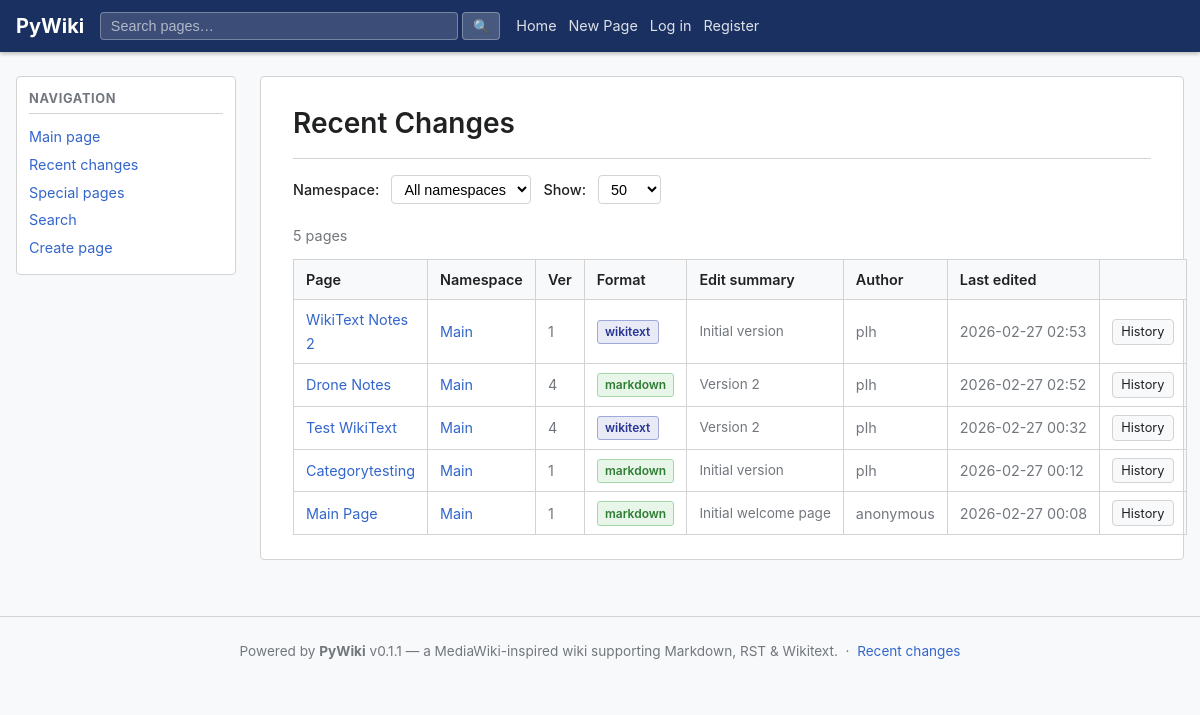
Page /recent on the committed database.
### app/models/models.py (models this page shows, shortened)
class PageVersion(Base):
    __tablename__ = "page_versions"
    __table_args__ = (
        UniqueConstraint("page_id", "version", name="uq_page_versions_page_ver"),
        Index("ix_page_versions_page_latest", "page_id", "version"),
    )
    id:         Mapped[str]        = _uuid_col(primary_key=True)
    page_id:    Mapped[str]        = mapped_column(String(36), ForeignKey("pages.id", ondelete="CASCADE"), nullable=False, index=True)
    version:    Mapped[int]        = mapped_column(Integer, nullable=False)
    content:    Mapped[str]        = mapped_column(Text, nullable=False, default="")
    format:     Mapped[str]        = mapped_column(String(16), nullable=False, default="markdown")
    rendered:   Mapped[str | None] = mapped_column(Text, nullable=True)
    author_id:  Mapped[str | None] = mapped_column(String(36), ForeignKey("users.id"), nullable=True)
    comment:    Mapped[str]        = mapped_column(String(512), default="", nullable=False)
    created_at: Mapped[datetime]   = mapped_column(DateTime(timezone=True), default=_utcnow)
    page:   Mapped["Page"]       = relationship(back_populates="versions")
    author: Mapped["User | None"] = relationship(back_populates="page_versions")

class Page(Base):
    __tablename__ = "pages"
    __table_args__ = (
        UniqueConstraint("namespace_id", "slug", name="uq_pages_ns_slug"),
    )
    id:           Mapped[str]        = _uuid_col(primary_key=True)
    namespace_id: Mapped[str]        = mapped_column(String(36), ForeignKey("namespaces.id", ondelete="CASCADE"), nullable=False, index=True)
    title:        Mapped[str]        = mapped_column(String(512), nullable=False, index=True)
    slug:         Mapped[str]        = mapped_column(String(512), nullable=False, index=True)
    created_by:   Mapped[str | None] = mapped_column(String(36), ForeignKey("users.id"), nullable=True)
    created_at:   Mapped[datetime]   = mapped_column(DateTime(timezone=True), default=_utcnow)
    namespace:   Mapped["Namespace"]           = relationship(back_populates="pages")
    creator:     Mapped["User | None"]         = relationship(foreign_keys=[created_by])
    versions:    Mapped[list["PageVersion"]]   = relationship(
        back_populates="page",
        cascade="all, delete-orphan",
        order_by="PageVersion.version",
    )
    attachments: Mapped[list["Attachment"]]   = relationship(back_populates="page", cascade="all, delete-orphan")

class Namespace(Base):
    __tablename__ = "namespaces"
    id:             Mapped[str]        = _uuid_col(primary_key=True)
    name:           Mapped[str]        = mapped_column(String(128), unique=True, nullable=False, index=True)
    description:    Mapped[str]        = mapped_column(Text, default="", nullable=False)
    default_format: Mapped[str]        = mapped_column(String(16), default="markdown", nullable=False)
    created_at:     Mapped[datetime]   = mapped_column(DateTime(timezone=True), default=_utcnow)
    pages: Mapped[list["Page"]] = relationship(back_populates="namespace", cascade="all, delete-orphan")

class User(Base):
    __tablename__ = "users"
    id:           Mapped[str]  = _uuid_col(primary_key=True)
    username:     Mapped[str]  = mapped_column(String(64),  unique=True, nullable=False, index=True)
    email:        Mapped[str]  = mapped_column(String(255), unique=True, nullable=False, index=True)
    display_name: Mapped[str]  = mapped_column(String(128), nullable=False, default="")
    password_hash:Mapped[str]  = mapped_column(String(255), nullable=False)
    is_active:    Mapped[bool] = mapped_column(Boolean, default=True, nullable=False)
    is_admin:     Mapped[bool] = mapped_column(Boolean, default=False, nullable=False)
    created_at:   Mapped[datetime] = mapped_column(DateTime(timezone=True), default=_utcnow)
    updated_at:   Mapped[datetime] = mapped_column(DateTime(timezone=True), default=_utcnow, onupdate=_utcnow)
    page_versions: Mapped[list["PageVersion"]] = relationship(back_populates="author")
    attachments:   Mapped[list["Attachment"]]  = relationship(back_populates="uploaded_by_user")

### app/ui/views.py (the view)
@router.get("/recent", response_class=HTMLResponse)
async def recent_changes(
    request: Request,
    namespace: Optional[str] = None,
    limit: int = 50,
    db: AsyncSession = Depends(get_db),
):
    user, new_token = await _current_user(request, db)
    changes = await page_svc.get_recent_changes(db, limit=min(limit, 200), namespace_name=namespace)
    namespaces = await ns_svc.list_namespaces(db)
    resp = templates.TemplateResponse(
        request,
        "recent_changes.html",
        _ctx(user,
             changes=changes,
             namespaces=namespaces,
             selected_namespace=namespace,
             limit=limit),
    )
    _apply_new_token(resp, new_token, get_settings().access_token_expire_minutes)
    return resp

### app/templates/recent_changes.html (shortened to what this page needs)
{% extends "base.html" %}
{% block content %}
<div class="page-header">
  <h1>Recent Changes</h1>
</div>
<form class="rc-filters" method="get" action="/recent">
  <div class="rc-filter-row">
    <label for="ns-filter">Namespace:</label>
    <select id="ns-filter" name="namespace" onchange="this.form.submit()">
      <option value="">All namespaces</option>
    </select>
    <label for="limit-select">Show:</label>
    <select id="limit-select" name="limit" onchange="this.form.submit()">
      {% for n in [25, 50, 100, 200] %}
      <option value="{{ n }}" {% if n == limit %}selected{% endif %}>{{ n }}</option>
      {% endfor %}
    </select>
  </div>
</form>
{% if changes %}
<p class="search-count">{{ changes|length }} page{{ 's' if changes|length != 1 else '' }}
</p>
<table class="wiki-table rc-table">
  <thead>
    <tr>
      <th>Page</th>
      <th>Namespace</th>
      <th>Ver</th>
      <th>Format</th>
      <th>Edit summary</th>
      <th>Author</th>
      <th>Last edited</th>
      <th></th>
    </tr>
  </thead>
  <tbody>
    {% for c in changes %}
    <tr>
      <td>
        <a href="/wiki/{{ c.namespace }}/{{ c.slug }}">{{ c.title }}</a>
      </td>
      <td>
        <a href="/wiki/{{ c.namespace }}">{{ c.namespace }}</a>
      </td>
      <td class="ts">{{ c.version }}</td>
      <td>
        <span class="badge badge-{{ c.format }}">{{ c.format }}</span>
      </td>
      <td class="rc-comment">{{ c.comment or '—' }}</td>
      <td class="ts">{{ c.author }}</td>
      <td class="ts">{{ c.updated_at.strftime('%Y-%m-%d %H:%M') if c.updated_at else '—' }}</td>
      <td>
        <a class="btn" style="font-size:0.8rem;padding:0.15rem 0.5rem;"
           href="/wiki/{{ c.namespace }}/{{ c.slug }}/history">History</a>
      </td>
    </tr>
    {% endfor %}
  </tbody>
</table>
{% else %}
<p class="muted">No pages found{% if selected_namespace %} in namespace <strong>{{ selected_namespace }}</strong>{% endif %}.</p>
{% endif %}
{% endblock %}

### app/static/css/wiki.css (style rules this page uses)
:root { --bg: #ffffff; --bg-alt: #f8f9fa; --border: #d3d3d3; --text: #202122; --muted: #72777d; --accent: #3366cc; --accent-hov: #2a4f9a; --danger: #cc3333; --success: #228822; --warn: #f5a623; --nav-bg: #1a3060; --nav-text: #ffffff; --sidebar-w: 220px; --max-w: 1200px; }
*, *::before, *::after { box-sizing: border-box; margin: 0; padding: 0; }
body { font-family: -apple-system, BlinkMacSystemFont, "Segoe UI", Roboto, sans-serif; font-size: 15px; line-height: 1.6; color: var(--text); background: var(--bg-alt); }
a { color: var(--accent); text-decoration: none; }
.page-header { display: flex; align-items: flex-start; justify-content: space-between; flex-wrap: wrap; gap: 0.5rem; margin-bottom: 1rem; padding-bottom: 0.75rem; border-bottom: 1px solid var(--border); }
.page-header h1 { font-size: 1.75rem; font-weight: 600; }
.btn { display: inline-block; padding: 0.35rem 0.85rem; border: 1px solid var(--border); border-radius: 4px; background: var(--bg-alt); color: var(--text); font-size: 0.9rem; cursor: pointer; text-decoration: none; line-height: 1.5; }
.wiki-table { width: 100%; border-collapse: collapse; font-size: 0.9rem; }
.wiki-table th, .wiki-table td { padding: 0.5rem 0.75rem; border: 1px solid var(--border); text-align: left; }
.wiki-table th { background: var(--bg-alt); font-weight: 600; }
.ts { white-space: nowrap; color: var(--muted); }
.badge { display: inline-block; padding: 0.1rem 0.45rem; border-radius: 3px; font-size: 0.75rem; font-weight: 600; background: var(--bg-alt); border: 1px solid var(--border); color: var(--muted); }
.badge-markdown { background: #e8f5e9; border-color: #a5d6a7; color: #2e7d32; }
.badge-wikitext { background: #e8eaf6; border-color: #9fa8da; color: #283593; }
.rc-filters { margin-bottom: 1.25rem; }
.rc-filter-row { display: flex; align-items: center; gap: 0.75rem; flex-wrap: wrap; }
.rc-filter-row label { font-weight: 500; font-size: 0.9rem; white-space: nowrap; }
.rc-filter-row select { padding: 0.3rem 0.5rem; border: 1px solid var(--border); border-radius: 4px; font-size: 0.9rem; background: var(--bg); }
.rc-table .rc-comment { font-size: 0.85rem; color: var(--muted); max-width: 260px; overflow: hidden; text-overflow: ellipsis; white-space: nowrap; }
.search-count { color: var(--muted); font-size: 0.9rem; margin-bottom: 0.75rem; }

### rows in the picture
PageVersion: title "WikiText Notes 2", namespace "Main", version "1", format "wikitext", comment "Initial version", author "plh", updated_at "2026-02-27 02:53"
Page: title "Drone Notes"
Namespace: namespace "Main" "Main" "Main" "Main"
PageVersion: format "markdown", comment "Version 2", updated_at "2026-02-27 02:52"
User: author "plh" "plh" "plh"
Page: title "Test WikiText"
PageVersion: format "wikitext", comment "Version 2", updated_at "2026-02-27 00:32"
Page: title "Categorytesting"
PageVersion: format "markdown", comment "Initial version", updated_at "2026-02-27 00:12"
Page: title "Main Page"
PageVersion: format "markdown", comment "Initial welcome page", updated_at "2026-02-27 00:08"

### other values in the picture
{{ site_name }} "PyWiki"
{{ changes|length }} "5"
{{ 's' if changes|length != 1 else '' }} "s"
{{ c.version }} "4" "4" "1" "1"
{{ c.author }} "anonymous"
{{ app_version }} "0.1.1"
form field limit "50"
